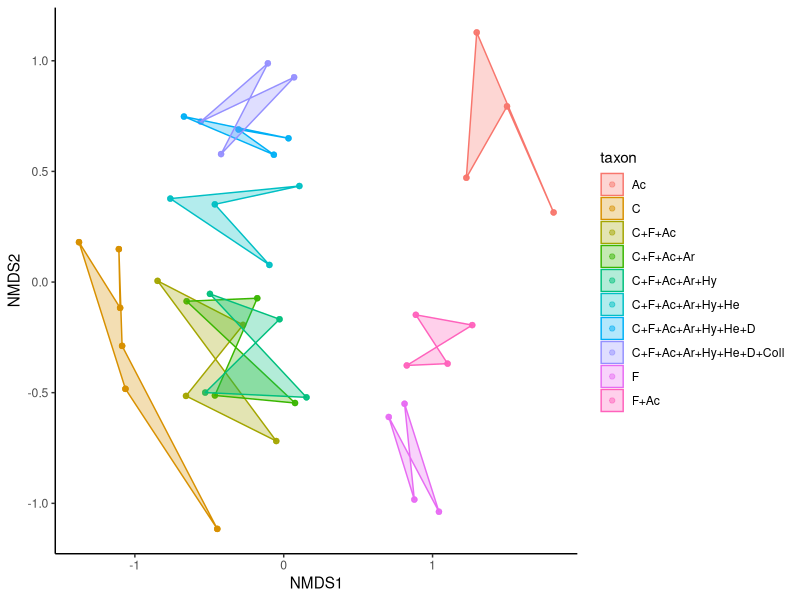
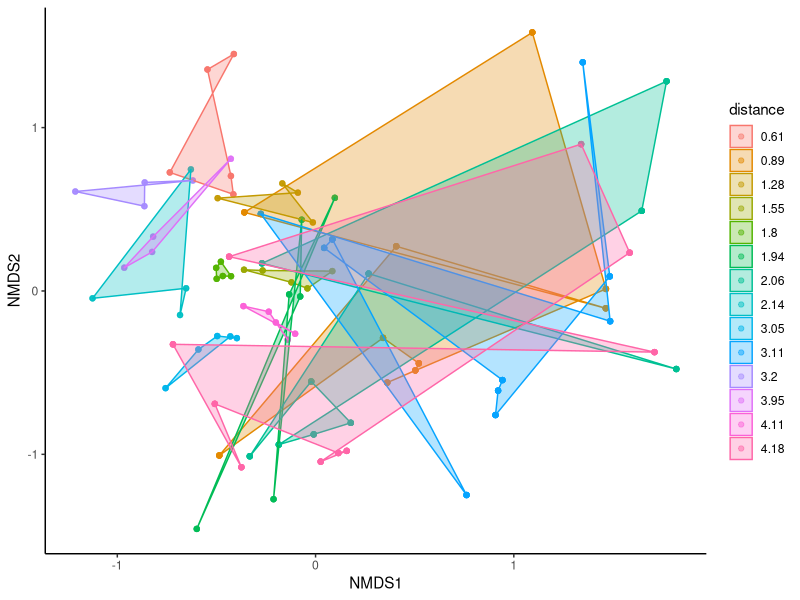

The R source for these figures, in order:
library(plyr)
library(vegan)
library(ggplot2)

data <- read.csv("summary_table.csv")
#turns "coleoptera into a more managable value
data$taxon <- gsub("coleoptera", "C", data$taxon)

#check and set class of the object
levels(data$taxon)
data$taxon=as.character(data$taxon)
#retreives all rows that match taxon values of "all" and "bulk", removes X clolumn
x=grep("all|bulk",data$taxon)
#removes all rows that do not match taxon = "C"
Dat2<-data[-(x), ]
#encodes taxon as a factor
Dat2$taxon=as.factor(Dat2$taxon)
levels(Dat2$taxon)
data1 <- Dat2
#returns list of selected elements
data1[,1:7] <- NULL

#computes dissilarity matrix
data_dist <- vegdist(data1, method = "bray")
#standardizes scaling
NMDSdat <- metaMDS(data_dist, k=2, trymax = 100)
#sets random number generator seed
set.seed(2)

# create a dataframe with NMDS results 
PDat <- data.frame(NMDS1=NMDSdat$point[,1], 
                   NMDS2=NMDSdat$point[,2],
                   taxon = Dat2$taxon) 
PDat2 <- join(Dat2, PDat, by = "taxon") 


# plot taxon effects
ggplot(data = PDat2, aes(x = NMDS1, y = NMDS2, colour = taxon), alpha=I(0.6)) +  
  geom_point(data=PDat2,aes(x=NMDS1,y=NMDS2),alpha=0.5) +
  geom_polygon(data=PDat2,aes(x=NMDS1,y=NMDS2,fill=taxon,group=taxon),alpha=0.30) +
  theme_classic()


#Creates NMDS plot based on distance as opposed to taxon (above)
Data2 <- data
Data2[,1:7] <- NULL
data$distance <- as.factor(data$distance)

data_dist2 <- vegdist(Data2, method = "bray")
NMDSdat2 <- metaMDS(data_dist2, k=2, trymax = 100)
set.seed(2)

# create a dataframe with NMDS results 
PDat3 <- data.frame(NMDS1=NMDSdat2$point[,1], 
                   NMDS2=NMDSdat2$point[,2],
                   distance = data$distance) 
PDat4 <- join(data, PDat3, by = "distance") 

ggplot(data = PDat4, aes(x = NMDS1, y = NMDS2, colour = distance), alpha=I(0.6)) +  # plot taxon effects
  geom_point(data=PDat4,aes(x=NMDS1,y=NMDS2),alpha=0.5) +
  geom_polygon(data=PDat4,aes(x=NMDS1,y=NMDS2,fill=distance,group=distance),alpha=0.30) +
  theme_classic()
